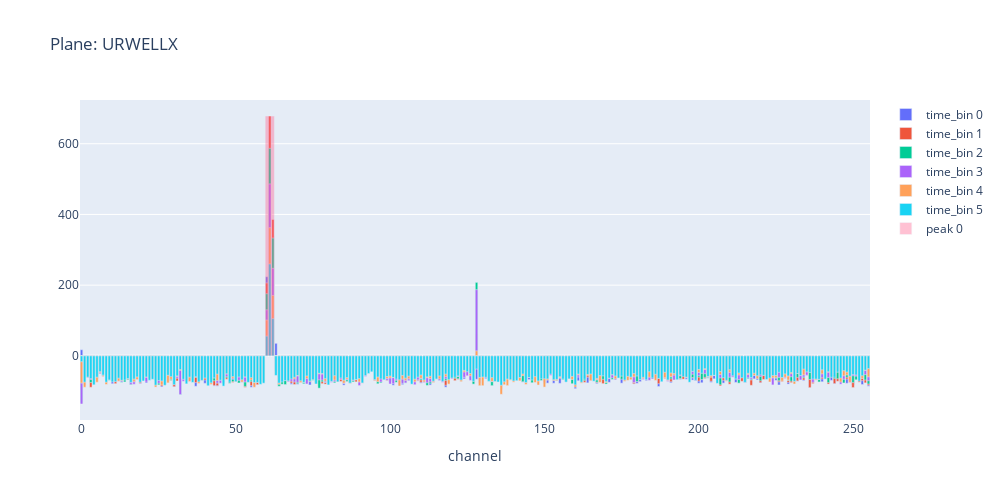

Write notebook code for a chart like this one.
### Code cell
entry = 599
# Create an empty figure
fig_r = go.Figure()

plot_peaks_finding(fig_r, entry, "srs_prerecon_x", 'URWELLX')

fig_r.update_layout(autosize=False, width=1000, height=500)


fig_r.show()

### Figure 1 — Plotly figure (JSON) as saved in the notebook; plotly's stock layout.template omitted (floating-point values rounded to 4 significant figures; data arrays with more than 128 entries replaced by an {"elided": "..."} marker saying what was removed)
{"data": [{"name": "time_bin 0", "x": {"elided": "256 int values"}, "y": {"elided": "256 float values"}, "type": "bar"}, {"name": "time_bin 1", "x": {"elided": "256 int values"}, "y": {"elided": "256 float values"}, "type": "bar"}, {"name": "time_bin 2", "x": {"elided": "256 int values"}, "y": {"elided": "256 float values"}, "type": "bar"}, {"name": "time_bin 3", "x": {"elided": "256 int values"}, "y": {"elided": "256 float values"}, "type": "bar"}, {"name": "time_bin 4", "x": {"elided": "256 int values"}, "y": {"elided": "256 float values"}, "type": "bar"}, {"name": "time_bin 5", "x": {"elided": "256 int values"}, "y": {"elided": "256 float values"}, "type": "bar"}, {"name": "peak 0", "opacity": 0.4, "width": [3.0], "x": [61], "y": [678.4], "type": "bar"}], "layout": {"barmode": "overlay", "xaxis": {"title": {"text": "channel"}}, "title": {"text": "Plane: URWELLX"}, "autosize": false, "width": 1000, "height": 500}}
